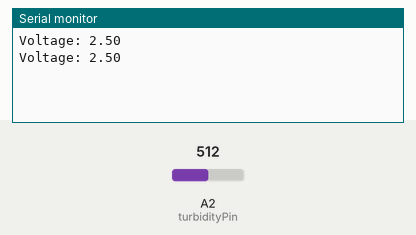
Recording of a sketch running on a simulated Arduino Uno, built with avr-gcc and run on an emulated ATmega328P. Parts: the last lines printed to the serial monitor. The test bench sets the inputs (shaded band); at power-on: A2 (turbidityPin) = 512.

Above: at 5.8 s.
5.9 s: A2 (turbidityPin) set to 716
At 10.5 s:
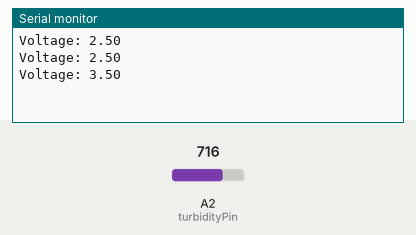
11.9 s: A2 (turbidityPin) set to 900
At 15.5 s:
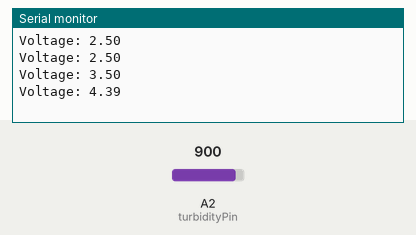
Timing chart, 0 to 17.0 s (numbered marks = the images above; inputs shaded):
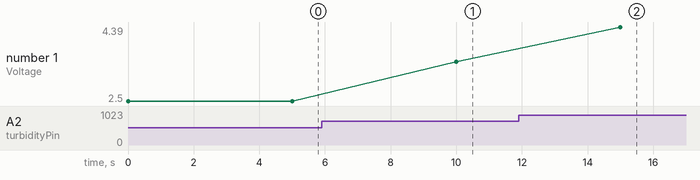

The sketch:

turbiditySensor_NISSAN.ino
```cpp
//Turbidity pin init
#define turbidityPin A2

void setup() {
  // put your setup code here, to run once:
  Serial.begin(9600);
}

void loop() {
  int turbidity = analogRead(turbidityPin); //gets turb values from analog sensor
  float voltage = turbidity * (5.0f /1024.0f) ; //cnv ADC reading to Voltage
  Serial.print("Voltage: ");
  Serial.println(voltage);

  delay(5000);

}
```

Measured:
- after the input at 5.9 s, the serial monitor: prints a new line after 4.1 s (image 1)
- after the input at 11.9 s, the serial monitor: prints a new line after 3.1 s (image 2)
- plotted number 1: 2.5 → 3.5 after the input at 5.9 s, 3.5 → 4.39 after the input at 11.9 s
